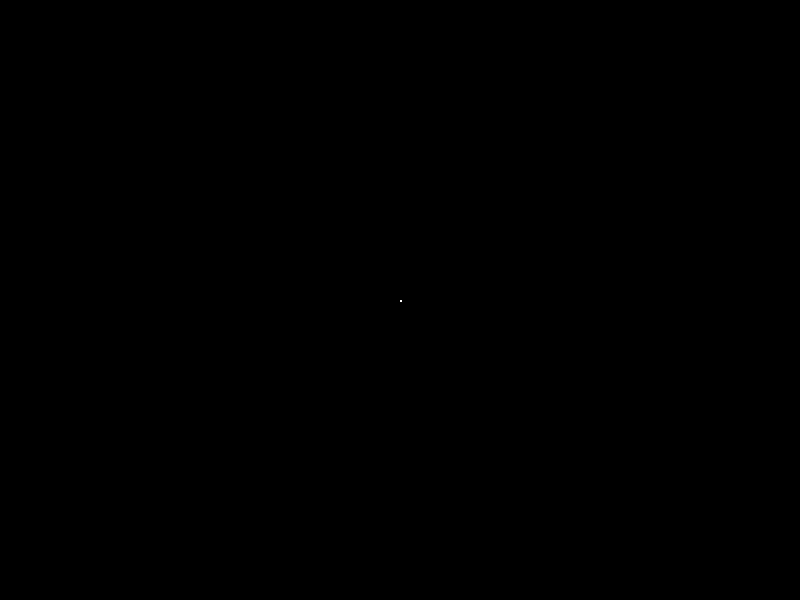
Frame 1 (no input)
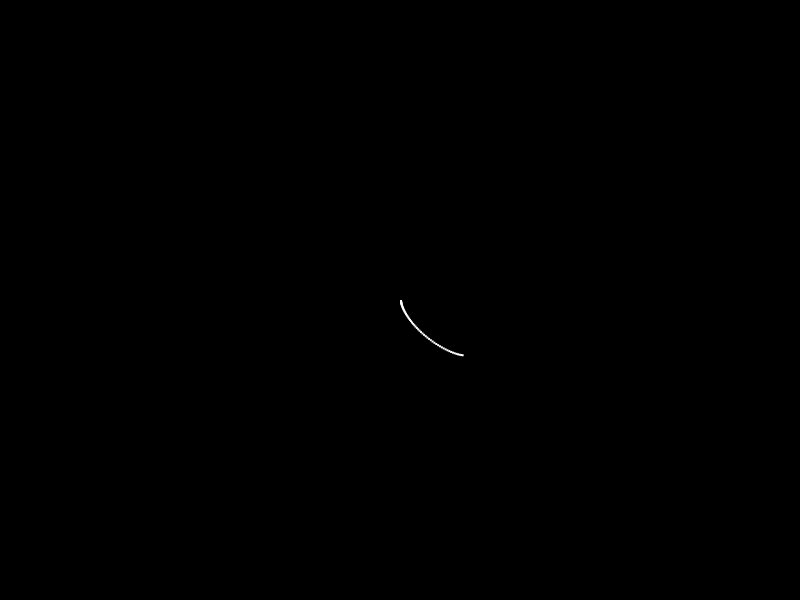
Frame 60 (the mouse pressed at the canvas centre just before this capture)
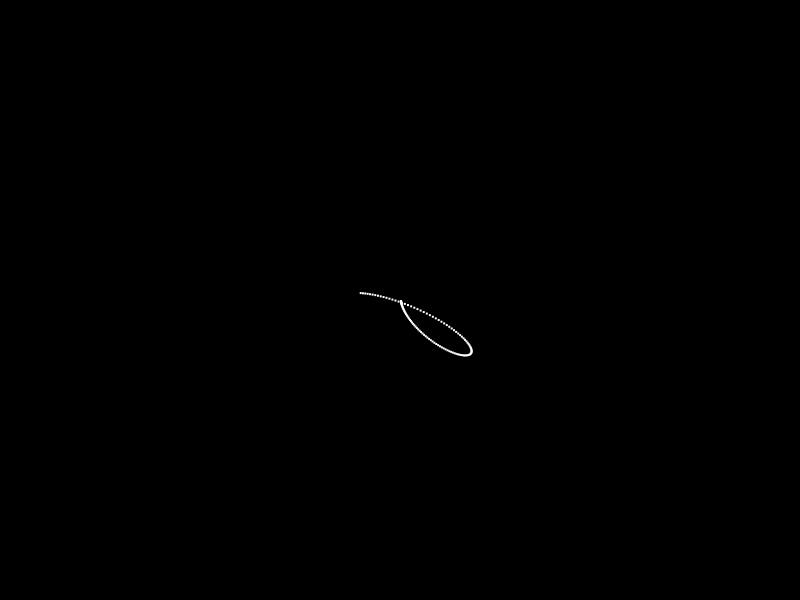
Frame 120 (the mouse held since frame 60 and released just before this capture)

The Processing sketch that drew these frames (run headless with seeded random() and noise(); from frame 60 on, the mouse is pressed at the canvas centre):

// Processing sketch: bonus
// ── bonus.pde
void setup() {
  size(800, 600);
  background(0);
  noStroke();
}
void draw() {
  float x= sin(frameCount*0.012)*width*0.4;
  float y= cos(frameCount*0.011)*height*0.4;
  x= x*sin(frameCount*sin(frameCount*0.014)*0.03)*0.3;
  y= y*sin(frameCount*sin(frameCount*0.013)*0.03)*0.3;
  rect(width*0.5+x, height*0.5+y, 2, 2);
}
